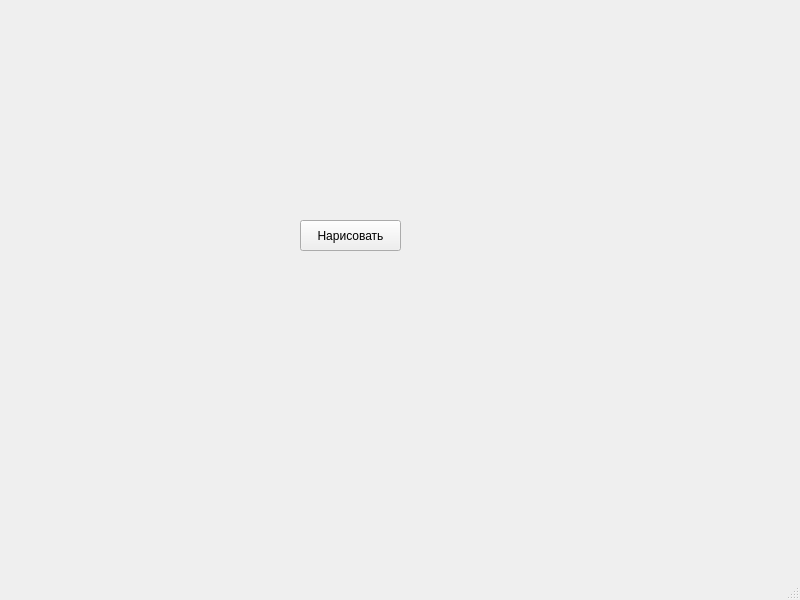
<?xml version="1.0" encoding="UTF-8"?>
<ui version="4.0">
 <class>MainWindow</class>
 <widget class="QMainWindow" name="MainWindow">
  <property name="geometry">
   <rect>
    <x>0</x>
    <y>0</y>
    <width>800</width>
    <height>600</height>
   </rect>
  </property>
  <property name="windowTitle">
   <string>MainWindow</string>
  </property>
  <widget class="QWidget" name="centralwidget">
   <widget class="QPushButton" name="pushButton">
    <property name="geometry">
     <rect>
      <x>300</x>
      <y>220</y>
      <width>101</width>
      <height>31</height>
     </rect>
    </property>
    <property name="text">
     <string>Нарисовать</string>
    </property>
   </widget>
  </widget>
  <widget class="QMenuBar" name="menubar">
   <property name="geometry">
    <rect>
     <x>0</x>
     <y>0</y>
     <width>800</width>
     <height>26</height>
    </rect>
   </property>
  </widget>
  <widget class="QStatusBar" name="statusbar"/>
 </widget>
 <resources/>
 <connections/>
</ui>
